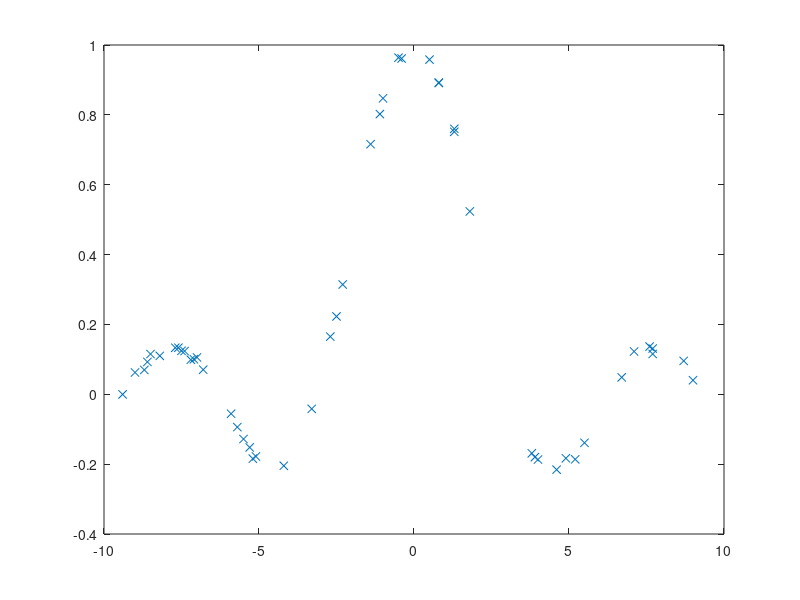

Write MATLAB code to recreate this figure. (Note: this script raises an error after producing the figure.)
x = -10:0.1:10;
y0= 1./abs(x).*sin(abs(x));

ind = sort(ceil(rand(1,50)*length(x)));
x0 = x(ind);
y = y0(ind) + 0.01*randn(size(ind));

save nn_data x0 y y0 

fig = figure;
plot(x0,y,'x')
fig.PaperUnits = 'inches';
fig.PaperPosition = [0 0. 4 3];
fig.PaperSize = [4 3];
print('nn_data','-dpdf')
